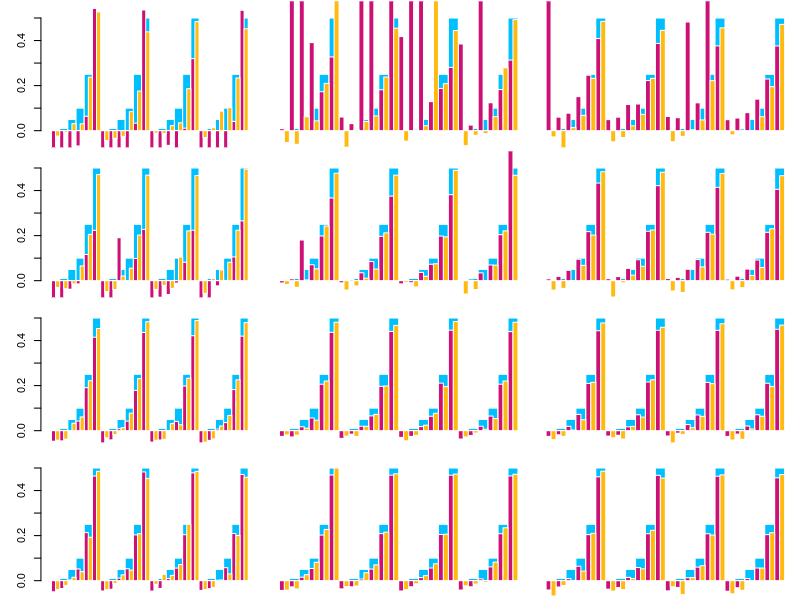

This figure's R source:
barplot <- function(bar_heights, bar_positions, width = 0.5, xlim = NA, ylim = NA, font_size = 1, xlab = '', ylab = '', add = F, main = '', col = 'deepskyblue', yaxis = T){
	if ( any(is.na(xlim)) ){
		xlim <- range(bar_positions) + c(-0.8, 0.8)
	}
	if ( any(is.na(ylim)) ){
		ylim <- range(bar_heights)
	}
	if ( add == F ){
		plot(bar_heights, type="n", xlab=xlab, ylab=ylab,
			ylim=ylim, xlim=xlim, xaxt="n", yaxt = 'n', bty = 'n',
			cex.lab=font_size, cex.main=font_size, cex.sub=font_size, main = main)
		if ( yaxis ){
			axis(2, cex.axis=font_size)
		}
	}
	for ( i in 1:length(bar_heights)){
		rect(bar_positions[i] - width, 0, bar_positions[i] + width, bar_heights[i], col = col, border = F)
	}
}

all_sims <- read.table('tables/power_analysis_complete.tsv', header = T, sep = '\t')
all_sims <- all_sims[order(all_sims$theta),]

pdf('figures/power_analysis_proportional.pdf')
	par(mfrow = c(4, 3))
	for(X in unique(all_sims$X)){
		is_X <- all_sims$X == X
		for(mat in unique(all_sims$maternal)){
			is_coverage <- all_sims$maternal == mat
			# for(theta in unique(all_sims$theta)){
				# is_theta <- all_sims$theta == theta
				ylim <- c(-0.05, 0.55)
				to_plot <- is_X & is_coverage # & is_theta
				sim_sperm <- all_sims$simulated_sperm[to_plot]
				kmer_sperm <- all_sims$two_tissue_sperm[to_plot]
				mapping_sperm <- all_sims$mapping_sperm[to_plot]

				if ( mat == 10 ){
					# bottom, left, top and right margins
					par(mar=c(0.2,3.1,0.1,0.6))
					barplot(sim_sperm, 1:sum(to_plot), ylim = ylim, yaxis = T)
				} else {
					par(mar=c(0.2,0,0.1,0.2))
					barplot(sim_sperm, 1:sum(to_plot), ylim = ylim, yaxis = F)
				}
				barplot(kmer_sperm, 1:sum(to_plot) - 0.25, add = T, width = 0.25, col = 'deeppink3')
				barplot(mapping_sperm, 1:sum(to_plot) + 0.25, add = T, width = 0.25, col = 'darkgoldenrod1')
			# }
		}
	}
dev.off()

# this image was then labeled and annotated in InkScape
all_sims$true_positive <- all_sims$CI_l_prop > 0.5 & all_sims$simulated_sperm > 0

print('True positives: ')
sum(all_sims$true_positive)
print('Decomposed by simulated parameters: ')
print('Fraction of sperm: ')
table(all_sims[all_sims$true_positive, 'simulated_sperm']) / 48
print('Number of X chrmosomes (out of 20): ')
table(all_sims[all_sims$true_positive, 'X']) / 60
print('heterozygosity (theta): ')
table(all_sims[all_sims$true_positive, 'theta']) / 60
print('coverage (1n maternal): ')
table(all_sims[all_sims$true_positive, 'maternal']) / 80
